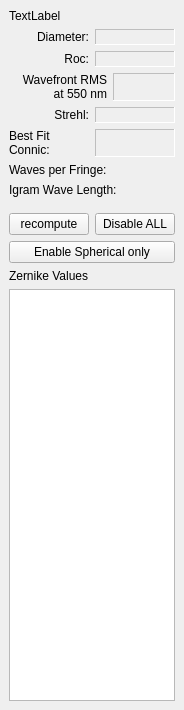
<?xml version="1.0" encoding="UTF-8"?>
<ui version="4.0">
 <class>metricsDisplay</class>
 <widget class="QDockWidget" name="metricsDisplay">
  <property name="geometry">
   <rect>
    <x>0</x>
    <y>0</y>
    <width>160</width>
    <height>710</height>
   </rect>
  </property>
  <property name="minimumSize">
   <size>
    <width>100</width>
    <height>389</height>
   </size>
  </property>
  <property name="windowTitle">
   <string>Metrics</string>
  </property>
  <widget class="QWidget" name="dockWidgetContents">
   <layout class="QVBoxLayout" name="verticalLayout">
    <item>
     <widget class="QLabel" name="wftName">
      <property name="text">
       <string>TextLabel</string>
      </property>
      <property name="wordWrap">
       <bool>true</bool>
      </property>
     </widget>
    </item>
    <item>
     <layout class="QHBoxLayout" name="horizontalLayout">
      <item>
       <widget class="QLabel" name="label">
        <property name="frameShape">
         <enum>QFrame::NoFrame</enum>
        </property>
        <property name="frameShadow">
         <enum>QFrame::Plain</enum>
        </property>
        <property name="text">
         <string>Diameter:</string>
        </property>
        <property name="alignment">
         <set>Qt::AlignRight|Qt::AlignTrailing|Qt::AlignVCenter</set>
        </property>
       </widget>
      </item>
      <item>
       <widget class="QLabel" name="metDiam">
        <property name="enabled">
         <bool>false</bool>
        </property>
        <property name="frameShape">
         <enum>QFrame::Panel</enum>
        </property>
        <property name="frameShadow">
         <enum>QFrame::Sunken</enum>
        </property>
        <property name="text">
         <string/>
        </property>
       </widget>
      </item>
     </layout>
    </item>
    <item>
     <layout class="QHBoxLayout" name="horizontalLayout_2">
      <item>
       <widget class="QLabel" name="label_3">
        <property name="text">
         <string>Roc:</string>
        </property>
        <property name="alignment">
         <set>Qt::AlignRight|Qt::AlignTrailing|Qt::AlignVCenter</set>
        </property>
       </widget>
      </item>
      <item>
       <widget class="QLabel" name="metROC">
        <property name="enabled">
         <bool>false</bool>
        </property>
        <property name="frameShape">
         <enum>QFrame::Panel</enum>
        </property>
        <property name="frameShadow">
         <enum>QFrame::Sunken</enum>
        </property>
        <property name="text">
         <string/>
        </property>
       </widget>
      </item>
     </layout>
    </item>
    <item>
     <layout class="QHBoxLayout" name="horizontalLayout_3">
      <item>
       <widget class="QLabel" name="label_5">
        <property name="text">
         <string>Wavefront RMS at 550 nm</string>
        </property>
        <property name="textFormat">
         <enum>Qt::RichText</enum>
        </property>
        <property name="alignment">
         <set>Qt::AlignRight|Qt::AlignTrailing|Qt::AlignVCenter</set>
        </property>
        <property name="wordWrap">
         <bool>true</bool>
        </property>
       </widget>
      </item>
      <item>
       <widget class="QLabel" name="metRMS">
        <property name="enabled">
         <bool>false</bool>
        </property>
        <property name="frameShape">
         <enum>QFrame::Panel</enum>
        </property>
        <property name="frameShadow">
         <enum>QFrame::Sunken</enum>
        </property>
        <property name="text">
         <string/>
        </property>
       </widget>
      </item>
     </layout>
    </item>
    <item>
     <layout class="QHBoxLayout" name="horizontalLayout_4">
      <item>
       <widget class="QLabel" name="label_7">
        <property name="text">
         <string>Strehl:</string>
        </property>
        <property name="alignment">
         <set>Qt::AlignRight|Qt::AlignTrailing|Qt::AlignVCenter</set>
        </property>
       </widget>
      </item>
      <item>
       <widget class="QLabel" name="metStrehl">
        <property name="enabled">
         <bool>false</bool>
        </property>
        <property name="frameShape">
         <enum>QFrame::Panel</enum>
        </property>
        <property name="frameShadow">
         <enum>QFrame::Sunken</enum>
        </property>
        <property name="text">
         <string/>
        </property>
        <property name="alignment">
         <set>Qt::AlignLeading|Qt::AlignLeft|Qt::AlignVCenter</set>
        </property>
       </widget>
      </item>
     </layout>
    </item>
    <item>
     <layout class="QHBoxLayout" name="horizontalLayout_5">
      <item>
       <widget class="QLabel" name="label_2">
        <property name="text">
         <string>Best Fit
Connic:</string>
        </property>
       </widget>
      </item>
      <item>
       <widget class="QLabel" name="metConic">
        <property name="enabled">
         <bool>false</bool>
        </property>
        <property name="frameShape">
         <enum>QFrame::Panel</enum>
        </property>
        <property name="frameShadow">
         <enum>QFrame::Sunken</enum>
        </property>
        <property name="text">
         <string/>
        </property>
       </widget>
      </item>
     </layout>
    </item>
    <item>
     <widget class="QLabel" name="wavesPerFringe">
      <property name="text">
       <string>Waves per Fringe:</string>
      </property>
     </widget>
    </item>
    <item>
     <widget class="QLabel" name="lambda">
      <property name="text">
       <string>Igram Wave Length:</string>
      </property>
     </widget>
    </item>
    <item>
     <spacer name="verticalSpacer">
      <property name="orientation">
       <enum>Qt::Vertical</enum>
      </property>
      <property name="sizeType">
       <enum>QSizePolicy::Fixed</enum>
      </property>
      <property name="sizeHint" stdset="0">
       <size>
        <width>20</width>
        <height>10</height>
       </size>
      </property>
     </spacer>
    </item>
    <item>
     <layout class="QHBoxLayout" name="horizontalLayout_6">
      <item>
       <widget class="QPushButton" name="recomputePB">
        <property name="minimumSize">
         <size>
          <width>0</width>
          <height>0</height>
         </size>
        </property>
        <property name="text">
         <string>recompute</string>
        </property>
       </widget>
      </item>
      <item>
       <widget class="QPushButton" name="DisableAll">
        <property name="text">
         <string>Disable ALL</string>
        </property>
       </widget>
      </item>
     </layout>
    </item>
    <item>
     <widget class="QPushButton" name="sphericalPb">
      <property name="text">
       <string>Enable Spherical only</string>
      </property>
     </widget>
    </item>
    <item>
     <widget class="QLabel" name="label_4">
      <property name="text">
       <string>Zernike Values</string>
      </property>
     </widget>
    </item>
    <item>
     <widget class="QTableView" name="tableView"/>
    </item>
   </layout>
  </widget>
 </widget>
 <resources/>
 <connections/>
</ui>
